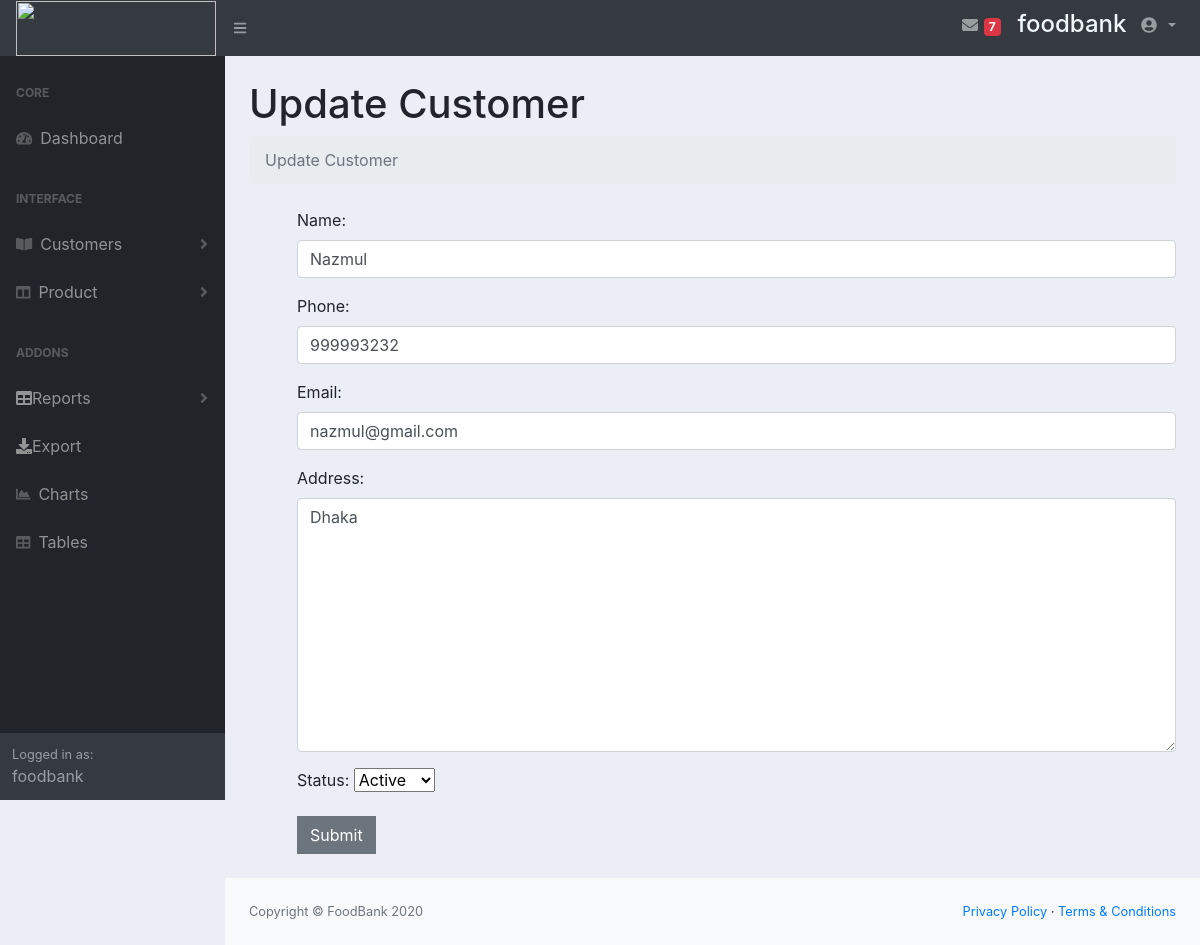
Screenshot of /edit_customer/edit/2 (signed in) with the database file from the repository.
### account/models.py (models this page shows, shortened)
class Customer(models.Model):
	STATUS = (
			('Active', 'Active'),
			('Inactive', 'Inactive'),
			)
	name = models.CharField(max_length=200, null=True)
	phone = models.CharField(max_length=200, null=True)
	email = models.CharField(max_length=200, null=True)
	address=models.CharField(max_length=200, null=True,default="")
	status = models.CharField(max_length=200, null=True, choices=STATUS, default="Active")
	date_created = models.DateTimeField(auto_now_add=True, null=True)

### account/views.py (the view)
# urls.py: path('edit_customer/edit/<str:pk>',UpdateCustomer.as_view(),name="edit_customer"),
@method_decorator(login_required, name='dispatch')
class UpdateCustomer(UpdateView):
	model=Customer
	template_name="update_customer.html"
	form_class=CustomerForm

### account/forms.py
class CustomerForm(forms.ModelForm):
    class Meta:
        model=Customer
        fields=('name','phone', 'email','address','status')
        widgets={
            'name':forms.TextInput(attrs={'class':'form-control'}),
            'phone':forms.TextInput(attrs={'class':'form-control'}),
            'email':forms.EmailInput(attrs={'class':'form-control'}),
            'address':forms.Textarea(attrs={'class':'form-control'}),
        }

### templates/update_customer.html (shortened to what this page needs)
{% extends 'index1.html' %}
{% load static %}
{% block content %}
<h1 class="mt-4">Update Customer</h1>
<ol class="breadcrumb mb-4">
    <li class="breadcrumb-item active">Update Customer</li>
</ol>
<div class="container-fluid m-4">
<div class="form-group">
<form method="POST">
    {{form.as_p}}
    <button class="btn btn-secondary">
        Submit
    </button>
</form>
</div>
</div>
{% endblock %}

### templates/index1.html (shortened to what this page needs)
<!DOCTYPE html>
<html lang="en">
{% load static %}
    <head>
        <link href="{% static 'css/styles.css' %}" rel="stylesheet" />
        <link href="{% static 'css/main.css' %}" rel="stylesheet" />
        <link href="https://cdn.datatables.net/1.10.20/css/dataTables.bootstrap4.min.css" rel="stylesheet" />
    </head>
    <body class="sb-nav-fixed">
        <nav class="sb-topnav navbar navbar-expand navbar-dark bg-dark">
            <a class="navbar-brand" href="{% url 'home' %}">
                <img src="{% static 'images/foodbank.jpg' %}" height="55" width="200">
              </a>
            <button class="btn btn-link btn-sm order-1 order-lg-0" id="sidebarToggle" href="#"><i class="fas fa-bars"></i></button>
            <ul class="navbar-nav ml-auto">
                <li class="nav-item mx-1">
                  <a class="nav-link" href="#" id="messagesDropdown" role="button" aria-haspopup="true" aria-expanded="false">
                    <i class="fas fa-envelope fa-fw"></i>
                    <span class="badge badge-danger">7</span>
                  </a>
                </li>
                {% if user.is_authenticated %}
                <li>
                    <h4 class="text-center" style="color: aliceblue; padding: 5px;">{{user.username}} </h4>
                </li>
                {% endif %}
                <li class="nav-item dropdown no-arrow">
                  <a class="nav-link dropdown-toggle" href="#" id="userDropdown" role="button" data-toggle="dropdown" aria-haspopup="true" aria-expanded="false">
                    <i class="fas fa-user-circle fa-fw"></i>
                  </a>
                </li>
              </ul>
        </nav>
        <div id="layoutSidenav">
            <div id="layoutSidenav_nav">
                <nav class="sb-sidenav accordion sb-sidenav-dark" id="sidenavAccordion">
                    <div class="sb-sidenav-menu">
                        <div class="nav">
                            <div class="sb-sidenav-menu-heading">Core</div>
                            <a class="nav-link" href="{% url 'home' %}">
                                <div class="sb-nav-link-icon"><i class="fas fa-tachometer-alt"></i></div>
                                Dashboard
                            </a>
                            <div class="sb-sidenav-menu-heading">Interface</div>
                            <a class="nav-link collapsed" href="#" data-toggle="collapse" data-target="#collapsePages" aria-expanded="false" aria-controls="collapsePages">
                                <div class="sb-nav-link-icon"><i class="fas fa-book-open"></i></div>
                                Customers
                                <div class="sb-sidenav-collapse-arrow"><i class="fas fa-angle-down"></i></div>
                            </a>
                            <a class="nav-link collapsed" href="#" data-toggle="collapse" data-target="#collapseLayouts" aria-expanded="false" aria-controls="collapseLayouts">
                                <div class="sb-nav-link-icon"><i class="fas fa-columns"></i></div>
                                Product
                                <div class="sb-sidenav-collapse-arrow"><i class="fas fa-angle-down"></i></div>
                            </a>
                            <div class="sb-sidenav-menu-heading">Addons</div>
                          {% if user.username == 'foodbank' %}
                            <ul class="nav flex-column flex-nowrap overflow-hidden">
                                <li class="nav-item">
                                    <a class="nav-link collapsed text-truncate" href="#submenu1" data-toggle="collapse" data-target="#submenu1"><i class="fa fa-table"></i> <span class="d-none d-sm-inline">Reports</span><div class="sb-sidenav-collapse-arrow"><i class="fas fa-angle-down"></i></div></a>
                                </li>
                                <li class="nav-item"><a class="nav-link text-truncate" href="#"><i class="fa fa-download"></i> <span class="d-none d-sm-inline">Export</span></a></li>
                            </ul>
                          {% endif %}
                            <a class="nav-link" href="charts.html">
                                <div class="sb-nav-link-icon"><i class="fas fa-chart-area"></i></div>
                                Charts
                            </a>
                            <a class="nav-link" href="tables.html">
                                <div class="sb-nav-link-icon"><i class="fas fa-table"></i></div>
                                Tables
                            </a>
                        </div>
                    </div>
                    <div class="sb-sidenav-footer">
                        <div class="small">Logged in as:</div>
                        {{user.username}}
                    </div>
                </nav>
            </div>
            <div id="layoutSidenav_content">
                <main>
                    <div class="container-fluid">
                        {% block content %}
                        {% endblock %}
                    </div>
                </main>
                <footer class="py-4 bg-light mt-auto">
                    <div class="container-fluid">
                        <div class="d-flex align-items-center justify-content-between small">
                            <div class="text-muted">Copyright &copy; FoodBank 2020</div>
                            <div>
                                <a href="#">Privacy Policy</a>
                                &middot;
                                <a href="#">Terms &amp; Conditions</a>
                            </div>
                        </div>
                    </div>
                </footer>
            </div>
        </div>
    </body>
</html>

### static/css/main.css (style rules this page uses)
body { background-color: #ebeff5; }
.btn { border-radius: 0; }

### rows the page displays
Customer: name "Nazmul", phone "999993232", email "nazmul@gmail.com", address "Dhaka", status "Active"

### other values shown
{{ user.username }} "foodbank"
